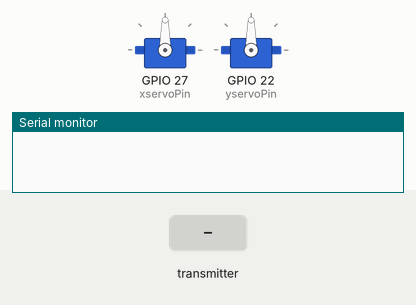
Simulated run of this sketch. Board: ESP32. Parts: 2 × servo, the last lines printed to the serial monitor. Inputs (shaded band) come from the test bench. No radio packets arrive unless stated.

Above: at 1.2 s.
1.3 s: the transmitter starts sending linktimer = 1024
At 2.6 s:
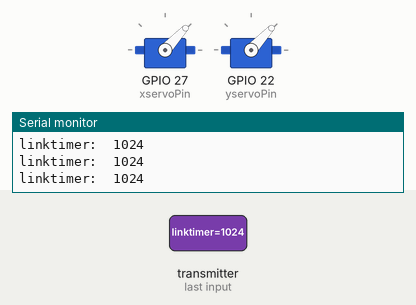
2.9 s: the transmitter starts sending linktimer = 2048
At 4.1 s:
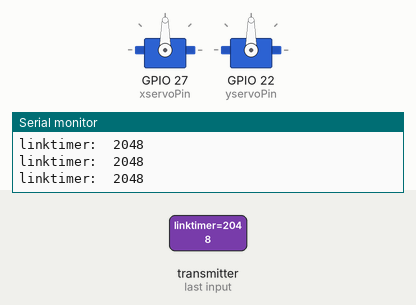
4.5 s: the transmitter starts sending linktimer = 4095
At 5.3 s:
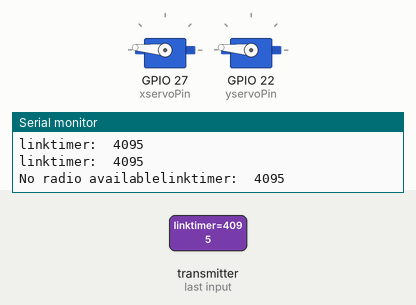
Timing chart, 0 to 7.5 s (numbered marks = the images above; inputs shaded):
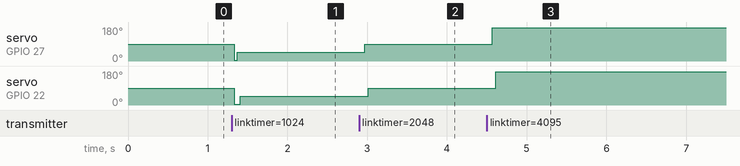

The sketch:

Joystick_NRF24_Receiver_022819.ino
```cpp
#include <SPI.h>
//#include "nRF24L01.h"
#include <RF24.h>
//#include <Wire.h>
#include <Servo.h>

int servoPin;
int xservoPin = 27; //blue
int yservoPin = 22; //white
int servostate = 2;
int prevstate = 0;
int servoSpeed = 0;
int minValx=5; int maxValx=175;
int minValy=10; int maxValy=85;
int xyservodelay = 59;
int xyservostep = 1;
int servo1delay = 50;     //ms
int servo1step = 2;      //degrees
int servoInterval = 1;  //whole seconds
int oldAngleX = 0;
int oldAngleY = 0;
int Angle = 0;
int PWM_WIDTH = 20000;
int motorpin = 27; //orange
int flag =0;

#define samples 8
int xservoVal = 0; int xservoValp = 85; int xservoValA = 0; double xservoReal[samples];
int yservoVal = 0; int yservoValp = 40; int yservoValA = 0; double yservoReal[samples];

char msg[7];
unsigned long msg_n[7];
unsigned long linktimer; unsigned long linktimerOld;

//RF24 radio(12, 14, 26, 25, 27);
RF24 radio(21, 5);
Servo xservo; Servo yservo;

const uint64_t receiver1 = 1001;
const uint64_t transmit1 = 1000;
int linktimerDiff = 0;

void setup(void){
 Serial.begin(115200);
 SPI.begin();
 radio.begin();
 radio.setChannel(4);
 radio.setPayloadSize(8);
 radio.setDataRate(RF24_1MBPS);
 radio.openReadingPipe(1,receiver1);
 radio.printDetails();
 radio.startListening();

 xservo.attach(xservoPin); yservo.attach(yservoPin);
}

void loop(void){
 int i;
if (radio.available()){
  radio.read(&linktimer, 4);
  Serial.print("linktimer:\t"); Serial.println(linktimer);
  if (linktimer > linktimerOld){
  delay(10);
  Serial.println("new data...");
  for(i =0; i<= 6; i++){
     radio.read(&msg_n[i], 2); delay(20);

     if(linktimerDiff==0){
     xservoVal = msg_n[2]; xservoValp = map(xservoVal,0,4095,5,175); xservo.write(xservoValp);
     yservoVal = msg_n[4]; yservoValp = map(yservoVal,0,4095,5,175); yservo.write(yservoValp);}

     Serial.print(msg_n[i]); Serial.print("\t");
     }
     delay(80);
     //Serial.println(msg_n[0]); Serial.println(msg_n[1]);Serial.println(msg_n[2]);
     //if((millis()%2)==0){Serial.println("receiving...");}

      if((millis()%3)==0){Serial.print("linktimerDiff:\t"); Serial.println(linktimerDiff);
      Serial.print(xservoVal); Serial.print(":X\tY:"); Serial.println(yservoVal);
      Serial.print(xservoValp); Serial.print(":X\tY:"); Serial.println(yservoValp);
      }
      }
 }
 else{
  if((millis()%750)==0){Serial.print("No radio available");}
 }
 linktimerDiff = linktimer-linktimerOld;
 linktimerOld = linktimer;
}
```

Measured:
- after the input at 1.3 s, servo on GPIO 27 (xservoPin): 90° → 47° at once; servo on GPIO 22 (yservoPin): 90° → 5° at once, → 47° 0.08 s later
- after the input at 2.9 s, servo on GPIO 27 (xservoPin): 47° → 90° after 0.07 s; servo on GPIO 22 (yservoPin): 47° → 90° after 0.11 s
- after the input at 4.5 s, servo on GPIO 27 (xservoPin): 90° → 175° after 0.07 s; servo on GPIO 22 (yservoPin): 90° → 175° after 0.11 s
